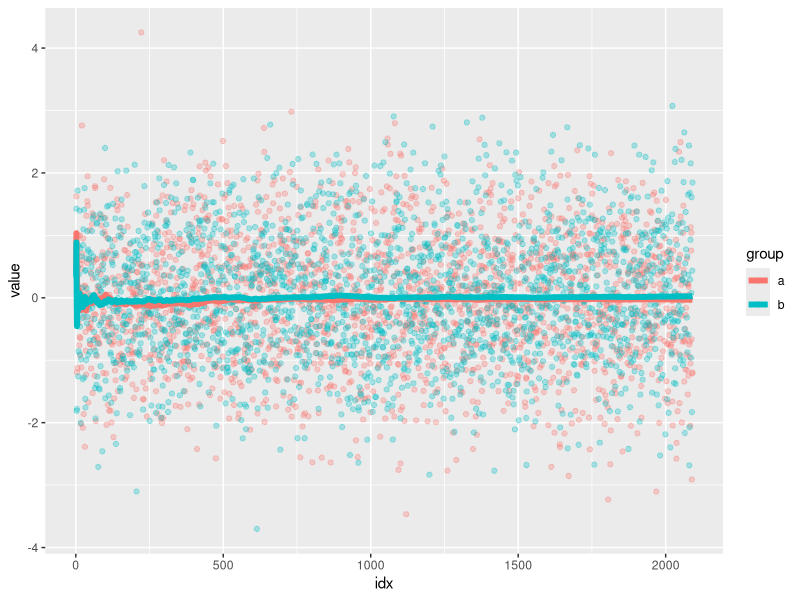
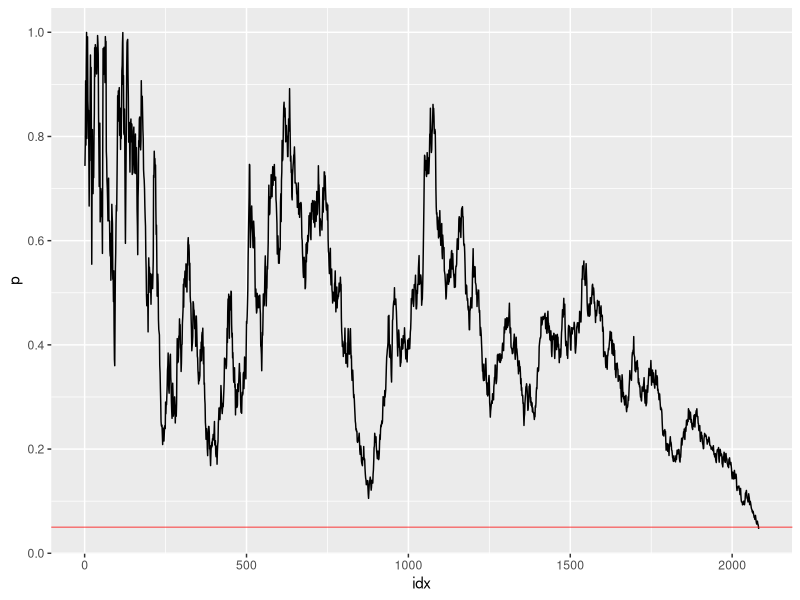

The R source for these figures, in order:
library(ggplot2)
library(scales)
library(reshape)
library(zoo)

partialsum <- function(x) rollapply(x,width=length(x),partial=TRUE,align="right",FUN=sum)
partialmean <- function(x) rollapply(x,width=length(x),partial=TRUE,align="right",FUN=mean)
# be VERY careful with this method -- depending on how the partial sums are
# calculated, it can show a profound lack of numerical stability
partialsum.to.mean <- function(x){
  y <- c()
  for(i in 1:length(x)){
    y <- c(y,x[i] / i)
  }
  y
}

simulate <- function(alpha=0.05,n=10,increment=1,maxiter=3000,...){
  require(ggplot2)
  require(scales)
  require(reshape)
  
  a <- rnorm(n)
  b <- rnorm(n)
  p <- c()
  
  count <- n
  for(i in 1:maxiter){
    t <- t.test(a,b)
    p <- c(p,t$p.value)
    
    if(t$p.value <= alpha){
      break
    }
    
    count <- count + increment
    nexta <- rnorm(increment)
    nextb <- rnorm(increment)
    a <- c(a,nexta)
    b <- c(b,nextb)
  }
  
  if(tail(p,n=1) > alpha){
    # failure to converge
    stop(paste("Failed to achieve significance in",maxiter,"iterations."))
    return
  }
  
  df <-  data.frame(a,b)
  df$idx <- as.numeric(row.names(df))
  
  du <-  data.frame(a=partialmean(a),b=partialmean(b))
  du$idx <- as.numeric(row.names(du))
  
  pvals <- data.frame(p)
  pvals$idx <- as.numeric(row.names(pvals))
  
  df <- melt(df,measure.vars=c("a","b"),variable_name="group")
  du <- melt(du,measure.vars=c("a","b"),variable_name="group")
  
  trans <- ifelse(count <= 10, 1,1/log10(count))
  
  list(count=count
       ,samples=df
       ,means=du
       ,samples.plot=ggplot(data=df,aes(x=idx,y=value,color=group),size=1.5) + 
                     geom_point(alpha=I(trans)) + 
                     geom_line(data=du,size=2) +
                     scale_y_continuous(breaks= pretty_breaks())
       ,pvals=pvals
       ,pvals.plot=ggplot(data=subset(pvals,!is.na(p)),aes(x=idx,y=p)) + 
                   geom_line() + 
                   geom_abline(intercept=alpha, slope=0, color="red",alpha=I(1/2)) +
                   scale_y_continuous(breaks= pretty_breaks())
       )
}

test <- simulate() 
print(test$count)
print(test$samples.plot)
print(test$pvals.plot)
